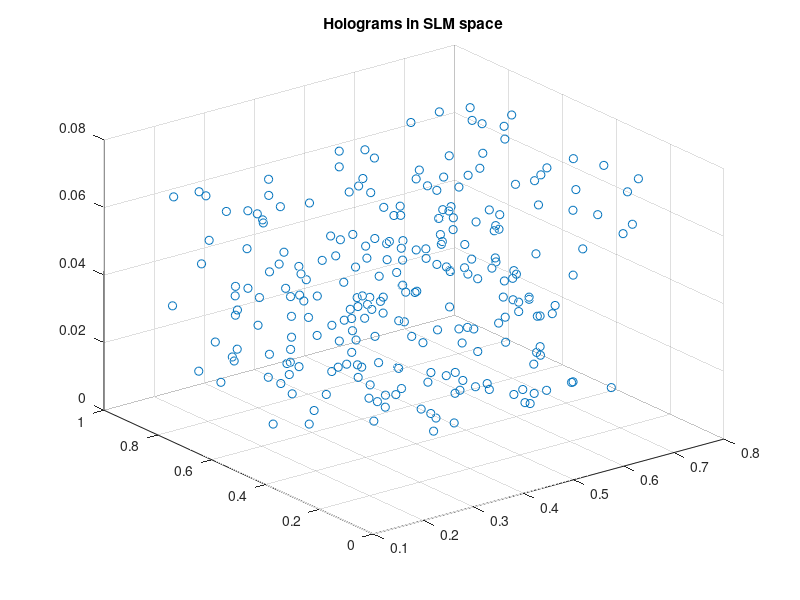

Reproduce this figure in MATLAB. (Note: this script raises an error after producing the figure.)
disp('Generating New Holograms...')
disp('Everything after this should be automated so sitback and enjoy')

npts = 250; %You can almost get through 750 with water before it evaporates.

%ranges set by exploration moving holograms looking at z1 fov.
slmXrange = [0.13 0.75];%7/23/21 [.2 .9]; %[0.125 0.8]; %[0.5-RX 0.4+RX]; %you want to match these to the size of your imaging area
slmYrange = [0.17 0.84];%7/23/21 [.05 0.9];%9/19/19 [.01 .7];% [0.075 0.85];%[0.5-RY 0.5+RY];

% set Z range
slmZrange = [0.005 0.077];
% 12/29/22 WH - should be roughly +145 um (-0.04 SLM) to -30 um (0.025 SLM)

dummy = rand;

slmCoords=zeros(4,npts);
for i =1:npts
    slmCoords(:,i) = [...
        rand*(slmXrange(2)-slmXrange(1))+slmXrange(1),...
        rand*(slmYrange(2)-slmYrange(1))+slmYrange(1),...
        rand*(slmZrange(2)-slmZrange(1))+slmZrange(1),...
        1];
end

figure(205);scatter3(slmCoords(1,:),slmCoords(2,:),slmCoords(3,:),'o')
drawnow;
title('Holograms in SLM space')
%%compile random holograms

slmCoords(3,:) = round(slmCoords(3,:),3); %Added 3/15/21 by Ian for faster compute times
disp('Compiling Single Holograms')
parfor i =1:npts
    t=tic;
    fprintf(['Holo ' num2str(i)]);
    subcoordinates = slmCoords(:,i);
    
    [ Hologram,Reconstruction,Masksg ] = function_Make_3D_SHOT_Holos( Setup,subcoordinates' );
    hololist(:,:,i)=Hologram;
    fprintf([' took ' num2str(toc(t)) 's\n']);
end

out.hololist = hololist;
out.slmCoords = slmCoords;
save('tempHololist4_will.mat','out');